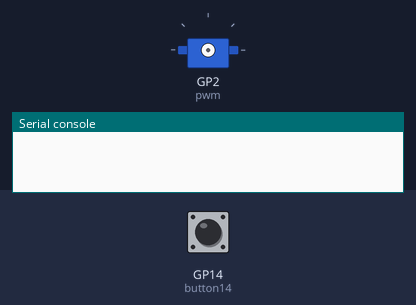
The program below on a simulated Raspberry Pi Pico running CircuitPython. Parts: servo, the last lines printed to the serial console. Inputs (shaded band) come from the test bench; at power-on: GP14 (button14) HIGH.

Above: at 1.2 s.
1.3 s: GP14 (button14) pulled LOW for 0.15 s
At 1.46 s:
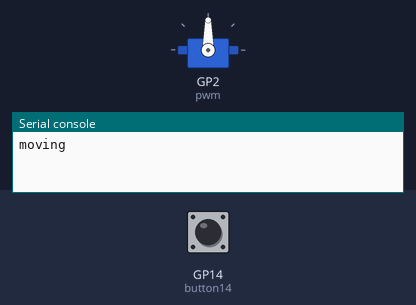
4.3 s: GP14 (button14) pulled LOW for 1 s
At 4.61 s:
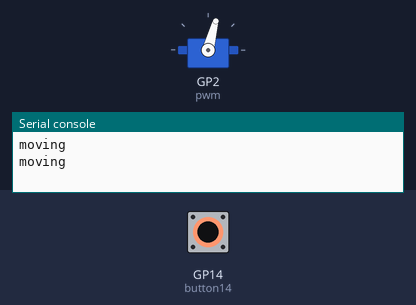
7.3 s: GP14 (button14) pulled LOW for 3.2 s
At 7.81 s:
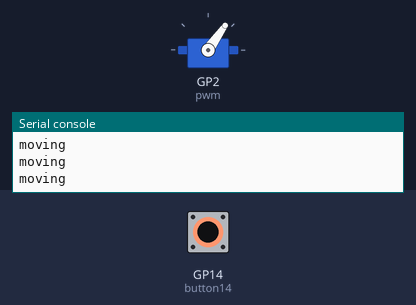
Timing chart, 0 to 13.0 s (numbered marks = the images above; inputs shaded):
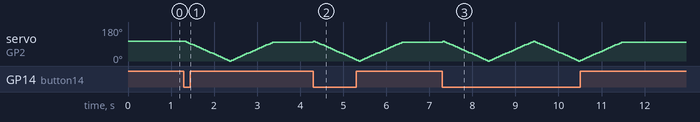

The program:

code.py
```python
"""CircuitPython Essentials Servo standard servo example"""
import time
import board
import pwmio
import digitalio
from adafruit_motor import servo
from digitalio import DigitalInOut, Direction, Pull

# create a PWMOut object on Pin A2.
pwm = pwmio.PWMOut(board.GP2, duty_cycle=2 ** 15, frequency=50)

# Create a servo object, my_servo.
my_servo = servo.Servo(pwm)

button14 = digitalio.DigitalInOut(board.GP14)
button14.switch_to_input(pull=digitalio.Pull.UP)


while True:

    # Wait for button 14 to be pressed (==False)
    while button14.value == True:
        time.sleep(0.1)

    print("moving")
        #my_servo.angle = 105 # up
        #my_servo.angle = 0 # completely out-stretched
        #my_servo.angle = 0 # completely out-stretched

    for angle in range(105, 0, -5):
        my_servo.angle = angle
        time.sleep(0.05)

    for angle in range(0, 105, 5):  # 0 - 180 degrees, 5 degrees at a time.
        my_servo.angle = angle
        time.sleep(0.05)
```
